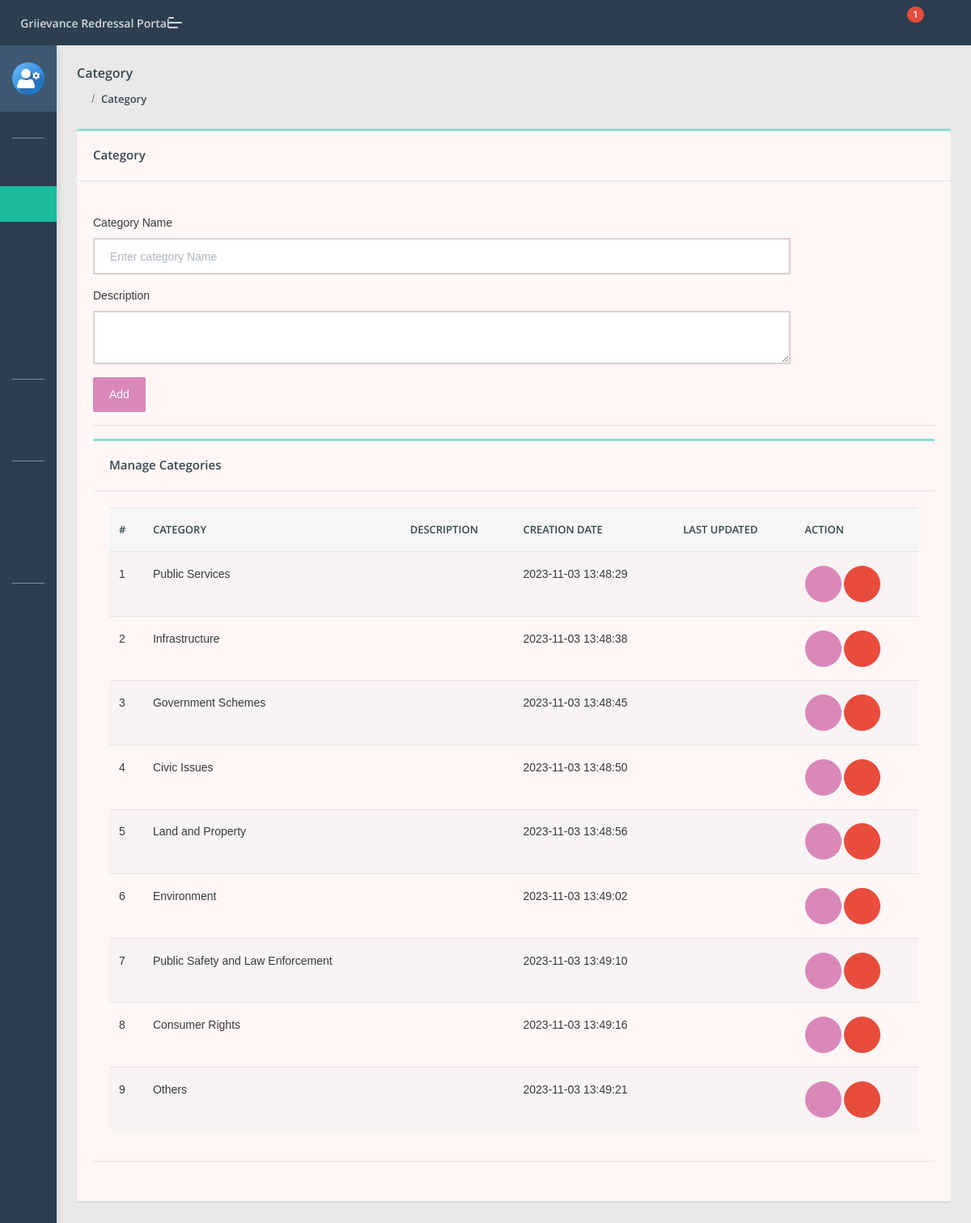
/grp/admin/category.php (signed in), run on an earlier commit of the app's database.
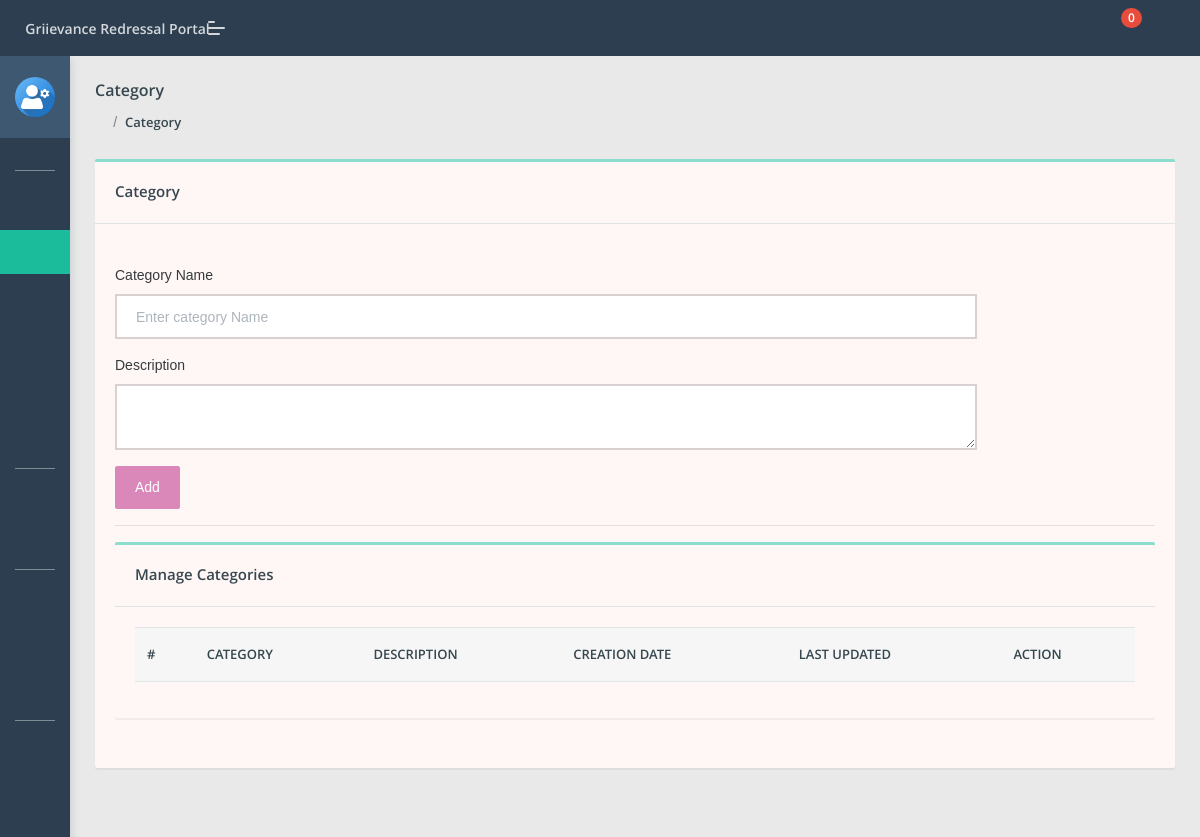
And on a later commit of the database.
### tables this page shows
CREATE TABLE `category` (
  `id` int(11) NOT NULL,
  `categoryName` varchar(255) DEFAULT NULL,
  `categoryDescription` longtext DEFAULT NULL,
  `creationDate` timestamp NULL DEFAULT current_timestamp(),
  `updationDate` timestamp NULL DEFAULT NULL ON UPDATE current_timestamp()
);

### grp/admin/category.php (the view, shortened to what the changed rows need)
<?php
include('include/config.php');
if (strlen($_SESSION['aid']) == 0) {
    header('location:index.php');
} else {
    ?>
    <!DOCTYPE html>
    <html lang="en">
    <head>
        <link rel="stylesheet" href="assets/css/style.css">
    </head>
    <body class="">
        <?php include('include/sidebar.php'); ?>
        <?php include('include/header.php'); ?>
        <section class="pcoded-main-container">
            <div class="pcoded-content">
                <div class="page-header">
                    <div class="page-block">
                        <div class="row align-items-center">
                            <div class="col-md-12">
                                <div class="page-header-title">
                                    <h5 class="m-b-10">Category</h5>
                                </div>
                                <ul class="breadcrumb">
                                    <li class="breadcrumb-item"><a href="dashboard.php"><i
                                                class="feather icon-home"></i></a></li>
                                    <li class="breadcrumb-item"><a href="category.php">Category</a></li>
                                </ul>
                            </div>
                        </div>
                    </div>
                </div>
                <div class="row">
                    <div class="col-sm-12">
                        <div class="card">
                            <div class="card-header">
                                <h5>Category</h5>
                            </div>
                            <div class="card-body">
                                <div class="row">
                                    <div class="col-md-10">
                                        <br />
                                        <form method="post" name="Category">
                                            <div class="form-group">
                                                <label for="exampleInputEmail1">Category Name</label>
                                                <input type="text" placeholder="Enter category Name" name="category"
                                                    class="form-control" required="true">
                                            </div>
                                            <div class="form-group">
                                                <label for="exampleInputEmail1">Description</label>
                                                <textarea name="description" class="form-control"></textarea>
                                            </div>
                                            <button type="submit" class="btn  btn-primary" name="submit">Add</button>
                                        </form>
                                    </div>
                                </div>
                                <hr>
                                <div class="row">
                                    <div class="col-xl-12">
                                        <div class="card">
                                            <div class="card-header">
                                                <h5>Manage Categories</h5>
                                            </div>
                                            <div class="card-body table-border-style">
                                                <div class="table-responsive">
                                                    <table class="table table-striped">
                                                        <thead>
                                                            <tr>
                                                                <th>#</th>
                                                                <th>Category</th>
                                                                <th>Description</th>
                                                                <th>Creation date</th>
                                                                <th>Last Updated</th>
                                                                <th>Action</th>
                                                            </tr>
                                                        </thead>
                                                        <tbody>
                                                            <?php $query = mysqli_query($con, "select * from category");
                                                            $cnt = 1;
                                                            while ($row = mysqli_fetch_array($query)) {
                                                                ?>
                                                                <tr>
                                                                    <td>
                                                                        <?php echo htmlentities($cnt); ?>
                                                                    </td>
                                                                    <td>
                                                                        <?php echo htmlentities($row['categoryName']); ?>
                                                                    </td>
                                                                    <td>
                                                                    </td>
                                                                    <td>
                                                                        <?php echo htmlentities($row['creationDate']); ?>
                                                                    </td>
                                                                    <td>
                                                                    </td>
                                                                    <td>
                                                                        <a href="edit-category.php?id=<?php echo $row['id'] ?>"
                                                                            class="btn btn-icon btn-primary btn-xs"><i
                                                                                class="feather icon-edit"></i></a>
                                                                        <a href="category.php?id=<?php echo $row['id'] ?>&del=delete"
                                                                            class="btn  btn-icon btn-danger"
                                                                            onClick="return confirm('Are you sure you want to delete?')"><i
                                                                                class="feather icon-delete"></i></a>
                                                                    </td>
                                                                </tr>
                                                                <?php $cnt = $cnt + 1;
                                                            } ?>
                                                        </tbody>
                                                    </table>
                                                </div>
                                            </div>
                                        </div>
                                    </div>
                                </div>
                            </div>
                        </div>
                    </div>
                </div>
            </div>
        </section>
    </body>
    </html>
<?php } ?>

### grp/admin/include/header.php (shortened to what the changed rows need)
<header class="navbar pcoded-header navbar-expand-lg navbar-light header-dark">
	<div class="m-header">
		<a class="mobile-menu" id="mobile-collapse" href="#!"><span></span></a>
		<a href="dashboard.php" class="b-brand">
			<strong>Griievance Redressal Portal</strong>
		</a>
	</div>
	<div class="collapse navbar-collapse">
		<ul class="navbar-nav ml-auto">
			<li>
				<div class="dropdown">
					<a class="dropdown-toggle" href="#" data-toggle="dropdown">
						<i class="icon feather icon-bell"></i>
						<?php
						$rt = mysqli_query($con, "select tblcomplaints.*,users.fullName as name from tblcomplaints join users on users.id=tblcomplaints.userId where tblcomplaints.status is null");
						$num1 = mysqli_num_rows($rt);
						?>
						<span class="badge badge-pill badge-danger">
							<?php echo htmlentities($num1) ?>
						</span>
					</a>
				</div>
			</li>
			<li>
				<div class="dropdown drp-user">
					<a href="#" class="dropdown-toggle" data-toggle="dropdown">
						<i class="feather icon-user"></i>
					</a>
				</div>
			</li>
		</ul>
	</div>
</header>

What changed in the data, as far as the page shows it:
removed category: categoryName "Public Services", creationDate "2023-11-03 13:48:29"
removed category: categoryName "Infrastructure", creationDate "2023-11-03 13:48:38"
removed category: categoryName "Government Schemes", creationDate "2023-11-03 13:48:45"
removed category: categoryName "Civic Issues", creationDate "2023-11-03 13:48:50"
removed category: categoryName "Land and Property", creationDate "2023-11-03 13:48:56"
removed category: categoryName "Environment", creationDate "2023-11-03 13:49:02"
removed category: categoryName "Public Safety and Law Enforcement", creationDate "2023-11-03 13:49:10"
removed category: categoryName "Consumer Rights", creationDate "2023-11-03 13:49:16"
removed category: categoryName "Others", creationDate "2023-11-03 13:49:21"
Also different on the page:
$num1: "1" → "0"
